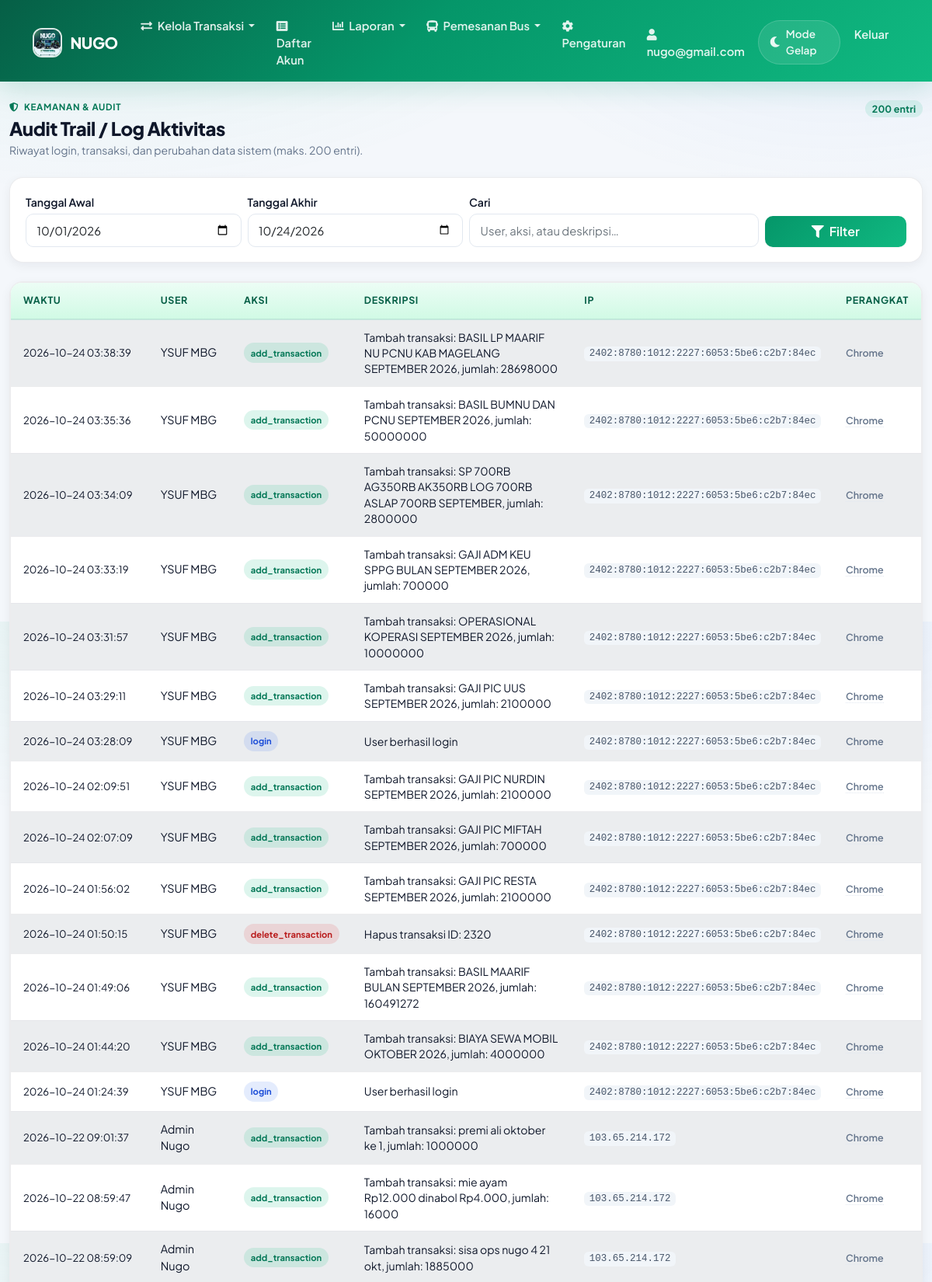
Screenshot of /laporan/audit_log.php (signed in, upper part) with the database file from the repository.
### tables this page shows
CREATE TABLE `perusahaan` (
  `id` int(11) NOT NULL,
  `nama` varchar(100) NOT NULL,
  `alamat` text DEFAULT NULL,
  `telepon` varchar(20) DEFAULT NULL,
  `email` varchar(100) DEFAULT NULL,
  `website` varchar(255) DEFAULT NULL COMMENT 'URL website perusahaan',
  `logo` varchar(255) DEFAULT NULL,
  `jenis` enum('regular','premium') NOT NULL DEFAULT 'regular' COMMENT 'Jenis akun perusahaan',
  `deskripsi` text DEFAULT NULL,
  `created_at` timestamp NOT NULL DEFAULT current_timestamp()
);

CREATE TABLE `users` (
  `id` int(11) NOT NULL,
  `username` varchar(50) NOT NULL,
  `password` varchar(255) NOT NULL,
  `nama_lengkap` varchar(100) NOT NULL,
  `email` varchar(100) DEFAULT NULL,
  `no_hp` varchar(20) DEFAULT NULL,
  `alamat` text DEFAULT NULL,
  `foto_profil` varchar(255) DEFAULT NULL,
  `id_perusahaan` int(11) DEFAULT NULL,
  `default_company` int(11) DEFAULT NULL,
  `created_at` timestamp NOT NULL DEFAULT current_timestamp()
);

CREATE TABLE `audit_log` (
  `id` int(11) NOT NULL,
  `user_id` int(11) DEFAULT NULL,
  `action` varchar(100) DEFAULT NULL,
  `description` text DEFAULT NULL,
  `ip_address` varchar(45) DEFAULT NULL,
  `user_agent` text DEFAULT NULL,
  `created_at` datetime DEFAULT current_timestamp()
);

### laporan/audit_log.php (the view, shortened to what this page needs)
<?php
require_once '../config/database.php';
$tanggal_awal = isset($_GET['tanggal_awal']) ? $_GET['tanggal_awal'] : date('Y-m-01');
$tanggal_akhir = isset($_GET['tanggal_akhir']) ? $_GET['tanggal_akhir'] : date('Y-m-d');
$search = isset($_GET['search']) ? trim($_GET['search']) : '';
$sql = "SELECT a.*, u.username, u.nama_lengkap FROM audit_log a LEFT JOIN users u ON a.user_id = u.id WHERE DATE(a.created_at) BETWEEN :awal AND :akhir";
$params = [':awal' => $tanggal_awal, ':akhir' => $tanggal_akhir];
$sql .= " ORDER BY a.created_at DESC LIMIT 200";
$stmt = $db->prepare($sql);
$stmt->execute($params);
$audit_logs = $stmt->fetchAll();
function auditActionClass(string $action): string
{
    if (str_contains($action, 'login')) {
        return 'audit-action-login';
    }
    if (str_contains($action, 'delete')) {
        return 'audit-action-delete';
    }
    if (str_contains($action, 'add') || str_contains($action, 'create')) {
        return 'audit-action-create';
    }
    if (str_contains($action, 'edit') || str_contains($action, 'update')) {
        return 'audit-action-update';
    }
    return 'audit-action-default';
}
function shortUserAgent(?string $ua): string
{
    if (stripos($ua, 'Chrome/') !== false) {
        return 'Chrome';
    }
    return mb_strimwidth($ua, 0, 28, '…');
}
include '../templates/header.php';
?>
<div class="container audit-log-page py-4">
    <div class="audit-log-header mb-4">
        <div>
            <p class="audit-log-eyebrow mb-1"><i class="fas fa-shield-alt me-1"></i> Keamanan &amp; Audit</p>
            <h2 class="audit-log-title mb-0">Audit Trail / Log Aktivitas</h2>
            <p class="text-muted small mb-0 mt-1">Riwayat login, transaksi, dan perubahan data sistem (maks. 200 entri).</p>
        </div>
        <span class="audit-log-count badge"><?= count($audit_logs) ?> entri</span>
    </div>
    <div class="card dashboard-panel mb-4">
        <div class="card-body">
            <form class="row g-2 align-items-end audit-log-filter" method="get">
                <div class="col-md-3 col-sm-6">
                    <label class="form-label small fw-semibold mb-1">Tanggal Awal</label>
                    <input type="date" name="tanggal_awal" class="form-control" value="<?= htmlspecialchars($tanggal_awal) ?>">
                </div>
                <div class="col-md-3 col-sm-6">
                    <label class="form-label small fw-semibold mb-1">Tanggal Akhir</label>
                    <input type="date" name="tanggal_akhir" class="form-control" value="<?= htmlspecialchars($tanggal_akhir) ?>">
                </div>
                <div class="col-md-4 col-sm-8">
                    <label class="form-label small fw-semibold mb-1">Cari</label>
                    <input type="text" name="search" class="form-control" placeholder="User, aksi, atau deskripsi…" value="<?= htmlspecialchars($search) ?>">
                </div>
                <div class="col-md-2 col-sm-4">
                    <button class="btn btn-primary w-100" type="submit"><i class="fas fa-filter me-1"></i> Filter</button>
                </div>
            </form>
        </div>
    </div>
    <div class="card dashboard-panel">
        <div class="card-body p-0">
            <div class="table-responsive">
                <table class="table table-striped table-hover align-middle mb-0 audit-log-table">
                    <thead>
                        <tr>
                            <th>Waktu</th>
                            <th>User</th>
                            <th>Aksi</th>
                            <th>Deskripsi</th>
                            <th>IP</th>
                            <th>Perangkat</th>
                        </tr>
                    </thead>
                    <tbody>
                        <?php if (count($audit_logs) === 0): ?>
                            <tr>
                                <td colspan="6" class="text-center text-muted py-5">
                                    <i class="fas fa-inbox fa-2x mb-2 d-block opacity-50"></i>
                                    Tidak ada data log untuk periode ini.
                                </td>
                            </tr>
                        <?php else: ?>
                            <?php foreach ($audit_logs as $log): ?>
                                <tr>
                                    <td class="audit-log-time"><?= htmlspecialchars($log['created_at']) ?></td>
                                    <td class="fw-semibold"><?= htmlspecialchars($log['nama_lengkap'] ?: $log['username'] ?: '-') ?></td>
                                    <td>
                                        <span class="audit-action-badge <?= auditActionClass($log['action']) ?>">
                                            <?= htmlspecialchars($log['action']) ?>
                                        </span>
                                    </td>
                                    <td class="audit-log-desc"><?= htmlspecialchars($log['description']) ?></td>
                                    <td><code class="audit-log-ip"><?= htmlspecialchars($log['ip_address'] ?: '-') ?></code></td>
                                    <td>
                                        <span class="audit-log-ua" title="<?= htmlspecialchars($log['user_agent'] ?? '') ?>">
                                            <?= htmlspecialchars(shortUserAgent($log['user_agent'] ?? '')) ?>
                                        </span>
                                    </td>
                                </tr>
                            <?php endforeach; ?>
                        <?php endif; ?>
                    </tbody>
                </table>
            </div>
        </div>
    </div>
</div>
<?php include '../templates/footer.php'; ?>

### templates/header.php (shortened to what this page needs)
<!DOCTYPE html>
<html lang="id" data-theme="light">
<head>
    <link href="https://cdn.jsdelivr.net/npm/bootstrap@5.1.3/dist/css/bootstrap.min.css" rel="stylesheet">
    <link href="https://cdnjs.cloudflare.com/ajax/libs/font-awesome/5.15.4/css/all.min.css" rel="stylesheet">
    <?php
    $sikeu_theme_ver = @filemtime(__DIR__ . '/../assets/css/sikeu-theme.css') ?: time();
    $sikeu_dark_ver = @filemtime(__DIR__ . '/../assets/css/dark-mode.css') ?: time();
    $sikeu_style_ver = @filemtime(__DIR__ . '/../assets/css/style.css') ?: time();
    ?>
    <link href="/assets/css/sikeu-theme.css?v=<?= $sikeu_theme_ver ?>" rel="stylesheet">
    <link href="/assets/css/dark-mode.css?v=<?= $sikeu_dark_ver ?>" rel="stylesheet">
    <link rel="stylesheet" href="/assets/css/style.css?v=<?= $sikeu_style_ver ?>">
    <link rel="stylesheet" href="https://unpkg.com/leaflet@1.7.1/dist/leaflet.css" />
</head>
<body class="sikeu-app">
    <?php
    $is_viewer = false;
    $is_nugrosir = false;
    if (isset($_SESSION['user_id']) && isset($db)) {
        $user_id = $_SESSION['user_id'];
        $stmt = $db->prepare("SELECT default_company FROM users WHERE id = ?");
        $stmt->execute([$user_id]);
        $user_data = $stmt->fetch();
        $default_company_id = $user_data['default_company'];
        if ($default_company_id) {
            $stmt = $db->prepare("SELECT role FROM user_perusahaan WHERE user_id = ? AND perusahaan_id = ?");
            $stmt->execute([$user_id, $default_company_id]);
            $user_role = $stmt->fetchColumn();
            $is_viewer = ($user_role === 'viewer');
        }
        $stmt_nugrosir = $db->prepare("SELECT 1 FROM user_perusahaan up
                            JOIN perusahaan p ON up.perusahaan_id = p.id
                            WHERE up.user_id = ? AND UPPER(p.nama) = 'NUGO' AND up.status = 'active'");
        $stmt_nugrosir->execute([$user_id]);
        $is_nugrosir = $stmt_nugrosir->fetch() ? true : false;
    }
    ?>
    <nav class="navbar navbar-expand-lg navbar-dark sikeu-navbar">
        <div class="container">
            <a class="navbar-brand" href="/index.php">
                <?php
                $logo_path = '/assets/img/logo.jpg';
                if (isset($_SESSION['user_id']) && isset($db)) {
                    $user_id = $_SESSION['user_id'];
                    $stmt = $db->prepare("SELECT default_company FROM users WHERE id = ?");
                    $stmt->execute([$user_id]);
                    $user_data = $stmt->fetch();
                    $default_company_id = $user_data['default_company'] ?? null;
                    if ($default_company_id) {
                        $stmt = $db->prepare("SELECT logo, nama FROM perusahaan WHERE id = ?");
                        $stmt->execute([$default_company_id]);
                        $perusahaan = $stmt->fetch();
                        if ($perusahaan && !empty($perusahaan['logo'])) {
                            $logo_path = '/' . $perusahaan['logo'];
                        }
                    }
                }
                ?>
                <img src="<?php echo htmlspecialchars($logo_path); ?>" alt="Logo" />
                <?php
                if (isset($perusahaan) && !empty($perusahaan['nama'])) {
                    echo htmlspecialchars($perusahaan['nama']);
                } else {
                    echo "SiKeu";
                }
                ?>
            </a>
            <div class="collapse navbar-collapse" id="navbarNav">
                <ul class="navbar-nav me-auto">
                    <?php
                    if (!$is_viewer) :
                    ?>
                        <li class="nav-item dropdown">
                            <a class="nav-link dropdown-toggle" href="#" id="transaksiDropdown" role="button" data-bs-toggle="dropdown" aria-expanded="false">
                                <i class="fas fa-exchange-alt me-1"></i> Kelola Transaksi
                            </a>
                        </li>
                        <li class="nav-item">
                            <a class="nav-link" href="/akun/index.php"><i class="fas fa-list-alt me-1"></i> Daftar Akun</a>
                        </li>
                    <?php endif; ?>
                    <li class="nav-item dropdown">
                        <a class="nav-link dropdown-toggle" href="#" id="navbarDropdown" role="button" data-bs-toggle="dropdown">
                            <i class="fas fa-chart-bar me-1"></i> Laporan
                        </a>
                    </li>
                    <?php if ($is_nugrosir) : ?>
                        <li class="nav-item dropdown">
                            <a class="nav-link dropdown-toggle" href="#" id="busDropdown" role="button" data-bs-toggle="dropdown">
                                <i class="fas fa-bus me-1"></i> Pemesanan Bus
                            </a>
                        </li>
                    <?php endif; ?>
                    <?php if (!$is_viewer) : ?>
                        <li class="nav-item">
                            <a class="nav-link" href="/pengaturan/index.php"><i class="fas fa-cog me-1"></i> Pengaturan</a>
                        </li>
                    <?php endif; ?>
                </ul>
                <ul class="navbar-nav">
                    <?php if (isset($_SESSION['user_id'])) :
                        $stmt = $db->prepare("SELECT * FROM users WHERE id = ?");
                        $stmt->execute([$_SESSION['user_id']]);
                        $user = $stmt->fetch();
                        $username = $user['username'] ?? 'Pengguna';
                    ?>
                        <li class="nav-item">
                            <a class="nav-link" href="/pengaturan/profil.php">
                                <i class="fas fa-user me-1"></i>
                                <span><?php echo htmlspecialchars($username); ?></span>
                            </a>
                        </li>
                        <li class="nav-item d-flex align-items-center px-1">
                            <div class="sikeu-theme-switch" onclick="toggleTheme()" role="button" tabindex="0" aria-label="Toggle theme">
                                <i class="fas fa-moon"></i>
                                <span class="d-none d-lg-inline">Mode Gelap</span>
                            </div>
                        </li>
                        <li class="nav-item">
                            <a class="nav-link" href="/logout.php">Keluar</a>
                        </li>
                    <?php endif; ?>
                </ul>
            </div>
        </div>
    </nav>

### rows the page displays
perusahaan: logo (picture), nama "NUGO"
users: username "nugo@gmail.com"
audit_log: created_at "2026-10-24 03:38:39", user.nama_lengkap "YSUF MBG", action "add_transaction", description "Tambah transaksi: BASIL LP MAARIF NU PCNU KAB MAGELANG SEPTEMBER 2026, jumlah: 28698000", ip_address "2402:8780:1012:2227:6053:5be6:c2b7:84ec", user_agent "Chrome"
audit_log: created_at "2026-10-24 03:35:36", user.nama_lengkap "YSUF MBG", action "add_transaction", description "Tambah transaksi: BASIL BUMNU DAN PCNU SEPTEMBER 2026, jumlah: 50000000", ip_address "2402:8780:1012:2227:6053:5be6:c2b7:84ec", user_agent "Chrome"
audit_log: created_at "2026-10-24 03:34:09", user.nama_lengkap "YSUF MBG", action "add_transaction", description "Tambah transaksi: SP 700RB AG350RB AK350RB LOG 700RB ASLAP 700RB SEPTEMBER, jumlah: 2800000", ip_address "2402:8780:1012:2227:6053:5be6:c2b7:84ec", user_agent "Chrome"
audit_log: created_at "2026-10-24 03:33:19", user.nama_lengkap "YSUF MBG", action "add_transaction", description "Tambah transaksi: GAJI ADM KEU SPPG BULAN SEPTEMBER 2026, jumlah: 700000", ip_address "2402:8780:1012:2227:6053:5be6:c2b7:84ec", user_agent "Chrome"
audit_log: created_at "2026-10-24 03:31:57", user.nama_lengkap "YSUF MBG", action "add_transaction", description "Tambah transaksi: OPERASIONAL KOPERASI SEPTEMBER 2026, jumlah: 10000000", ip_address "2402:8780:1012:2227:6053:5be6:c2b7:84ec", user_agent "Chrome"
audit_log: created_at "2026-10-24 03:29:11", user.nama_lengkap "YSUF MBG", action "add_transaction", description "Tambah transaksi: GAJI PIC UUS SEPTEMBER 2026, jumlah: 2100000", ip_address "2402:8780:1012:2227:6053:5be6:c2b7:84ec", user_agent "Chrome"
audit_log: created_at "2026-10-24 03:28:09", user.nama_lengkap "YSUF MBG", action "login", description "User berhasil login", ip_address "2402:8780:1012:2227:6053:5be6:c2b7:84ec", user_agent "Chrome"
audit_log: created_at "2026-10-24 02:09:51", user.nama_lengkap "YSUF MBG", action "add_transaction", description "Tambah transaksi: GAJI PIC NURDIN SEPTEMBER 2026, jumlah: 2100000", ip_address "2402:8780:1012:2227:6053:5be6:c2b7:84ec", user_agent "Chrome"
audit_log: created_at "2026-10-24 02:07:09", user.nama_lengkap "YSUF MBG", action "add_transaction", description "Tambah transaksi: GAJI PIC MIFTAH SEPTEMBER 2026, jumlah: 700000", ip_address "2402:8780:1012:2227:6053:5be6:c2b7:84ec", user_agent "Chrome"
audit_log: created_at "2026-10-24 01:56:02", user.nama_lengkap "YSUF MBG", action "add_transaction", description "Tambah transaksi: GAJI PIC RESTA SEPTEMBER 2026, jumlah: 2100000", ip_address "2402:8780:1012:2227:6053:5be6:c2b7:84ec", user_agent "Chrome"
audit_log: created_at "2026-10-24 01:50:15", user.nama_lengkap "YSUF MBG", action "delete_transaction", description "Hapus transaksi ID: 2320", ip_address "2402:8780:1012:2227:6053:5be6:c2b7:84ec", user_agent "Chrome"
audit_log: created_at "2026-10-24 01:49:06", user.nama_lengkap "YSUF MBG", action "add_transaction", description "Tambah transaksi: BASIL MAARIF BULAN SEPTEMBER 2026, jumlah: 160491272", ip_address "2402:8780:1012:2227:6053:5be6:c2b7:84ec", user_agent "Chrome"
audit_log: created_at "2026-10-24 01:44:20", user.nama_lengkap "YSUF MBG", action "add_transaction", description "Tambah transaksi: BIAYA SEWA MOBIL OKTOBER 2026, jumlah: 4000000", ip_address "2402:8780:1012:2227:6053:5be6:c2b7:84ec", user_agent "Chrome"
audit_log: created_at "2026-10-24 01:24:39", user.nama_lengkap "YSUF MBG", action "login", description "User berhasil login", ip_address "2402:8780:1012:2227:6053:5be6:c2b7:84ec", user_agent "Chrome"
audit_log: created_at "2026-10-22 09:01:37", user.nama_lengkap "Admin Nugo", action "add_transaction", description "Tambah transaksi: premi ali oktober ke 1, jumlah: 1000000", ip_address "103.65.214.172", user_agent "Chrome"
audit_log: created_at "2026-10-22 08:59:47", user.nama_lengkap "Admin Nugo", action "add_transaction", description "Tambah transaksi: mie ayam Rp12.000 dinabol Rp4.000, jumlah: 16000", ip_address "103.65.214.172", user_agent "Chrome"
audit_log: created_at "2026-10-22 08:59:09", user.nama_lengkap "Admin Nugo", action "add_transaction", description "Tambah transaksi: sisa ops nugo 4 21 okt, jumlah: 1885000", ip_address "103.65.214.172", user_agent "Chrome"

### other values shown
count($audit_logs) "200"
